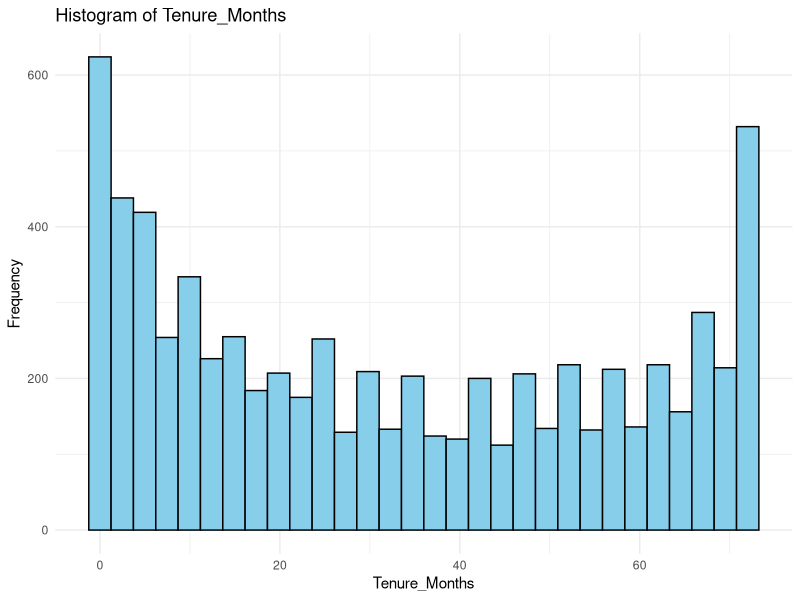
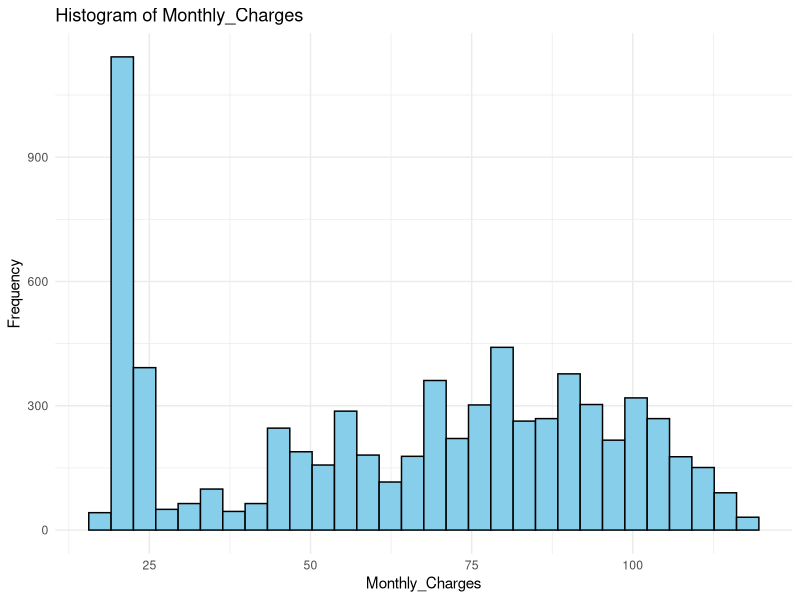
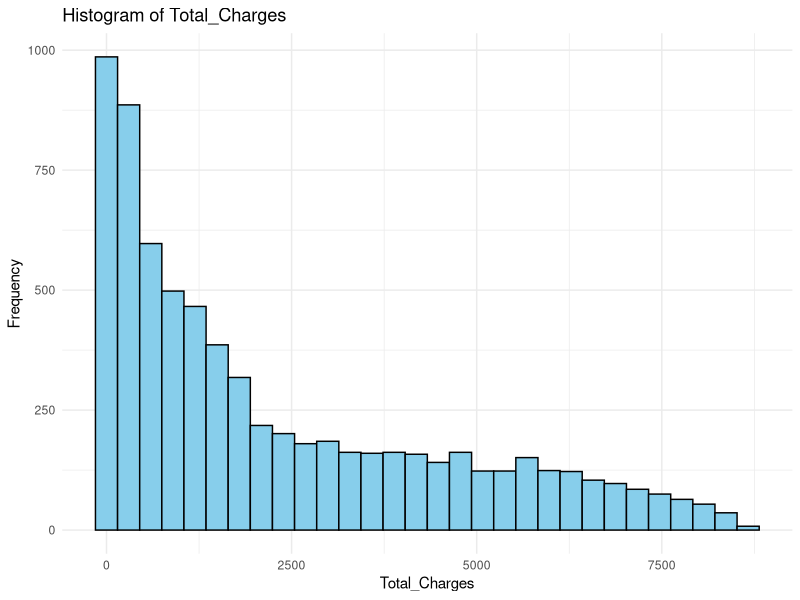
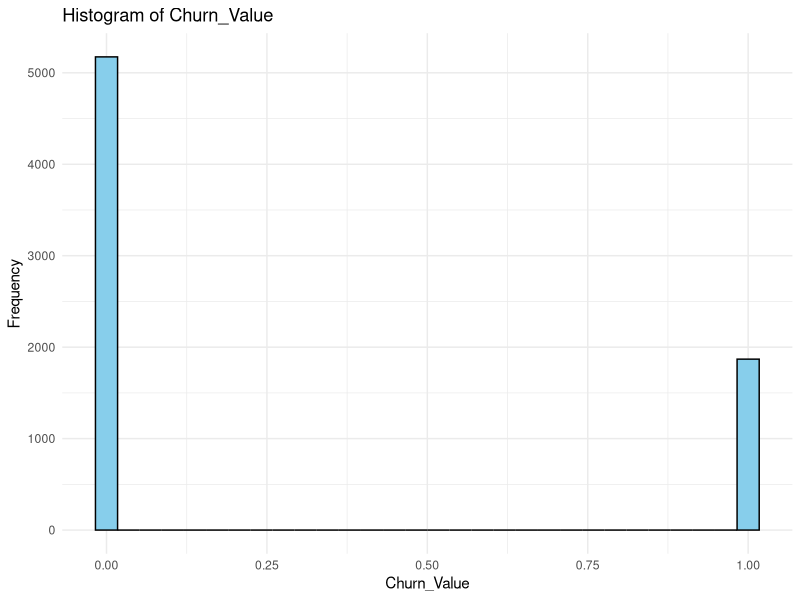
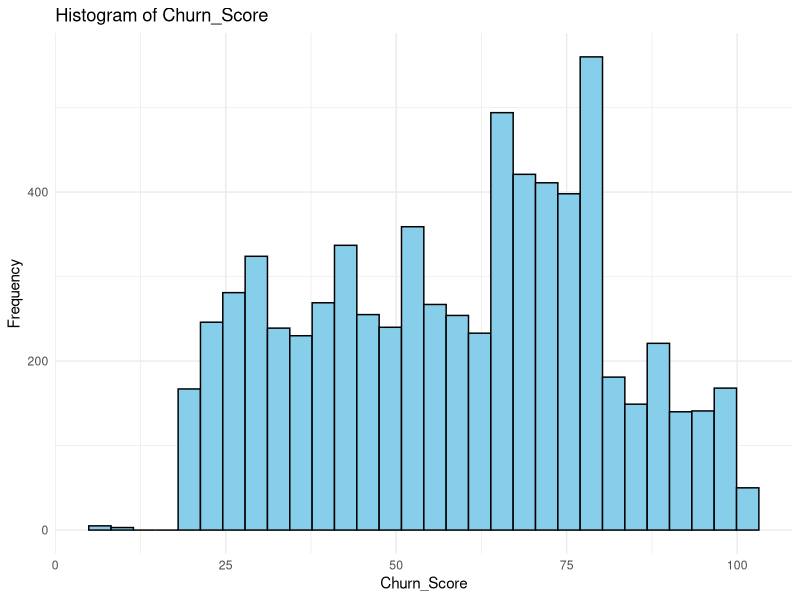
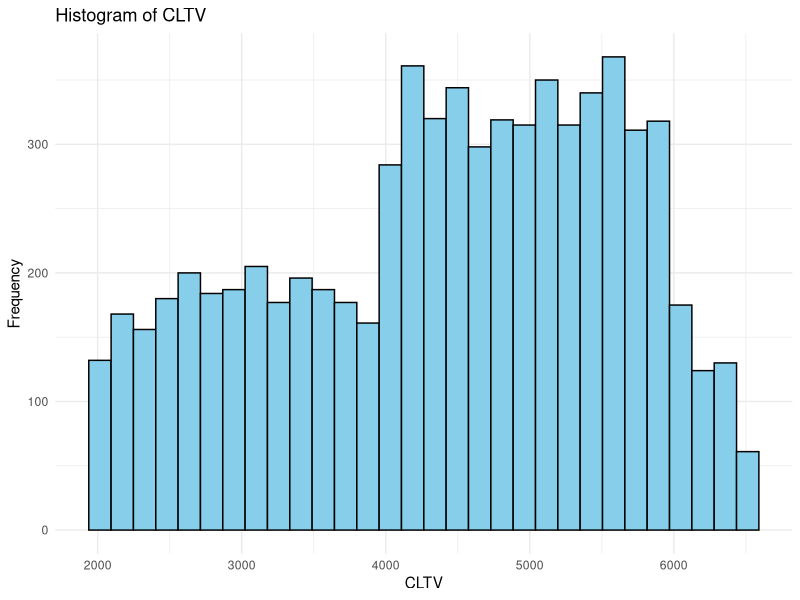
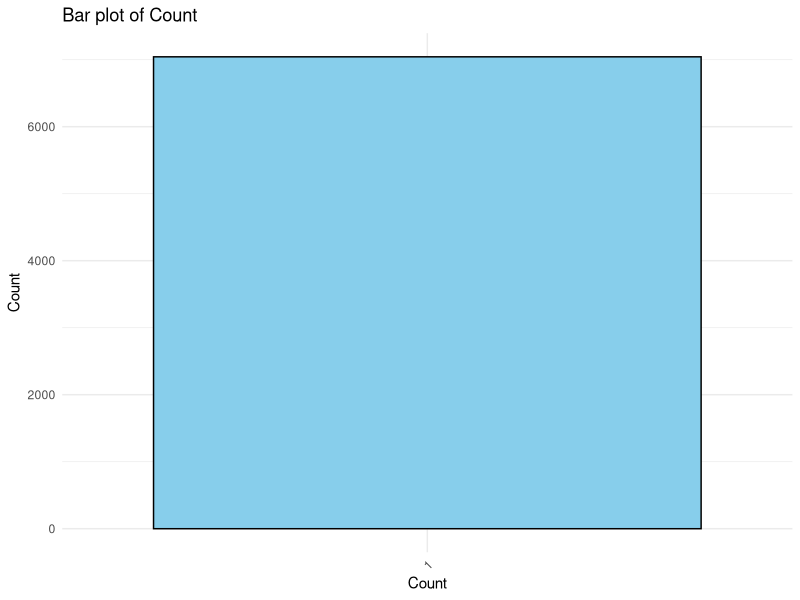
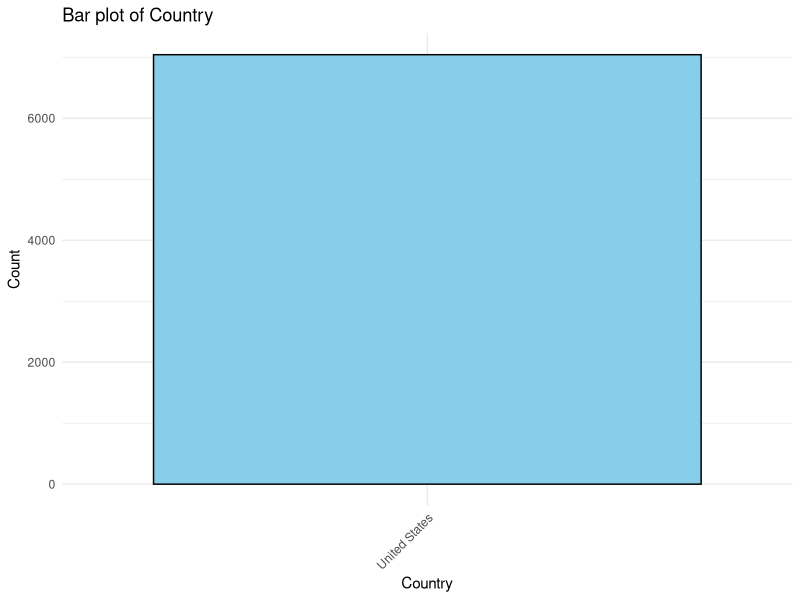

Source code (R) for these figures, in order: (Note: this script raises an error after producing the figures.)
# Load dataset
churn_data <- read.csv("data/Telco_customer_churn.csv", colClasses = c(
  CustomerID = "character",
  Count = "factor",
  Country = "factor",
  State = "factor",
  City = "factor",
  Zip_Code = "factor",
  Lat_Long = "character",
  Latitude = "numeric",
  Longitude = "numeric",
  Gender = "factor",
  Senior_Citizen = "factor",
  Partner = "factor",
  Dependents = "factor",
  Tenure_Months = "numeric",
  Phone_Service = "factor",
  Multiple_Lines = "factor",
  Internet_Service = "factor",
  Online_Security = "factor",
  Online_Backup = "factor",
  Device_Protection = "factor",
  Tech_Support = "factor",
  Streaming_TV = "factor",
  Streaming_Movies = "factor",
  Contract = "factor",
  Paperless_Billing = "factor",
  Payment_Method = "factor",
  Monthly_Charges = "numeric",
  Total_Charges = "numeric",
  Churn_Label = "factor",
  Churn_Value = "numeric",
  Churn_Score = "numeric",
  CLTV = "numeric",
  Churn_Reason = "factor"
))

# Display the structure of the dataset
str(churn_data)

# View the first few rows of the dataset
head(churn_data)

View(churn_data)

#Measures of Frequency
# Load dataset (assuming it's already loaded as churn_data)

# Define categorical variables
categorical_vars <- c("Count", "Country", "State", "City", "Zip_Code", 
                      "Gender", "Senior_Citizen", "Partner", "Dependents",
                      "Phone_Service", "Multiple_Lines", "Internet_Service",
                      "Online_Security", "Online_Backup", "Device_Protection",
                      "Tech_Support", "Streaming_TV", "Streaming_Movies",
                      "Contract", "Paperless_Billing", "Payment_Method",
                      "Churn_Label", "Churn_Reason")

# Generate measures of frequency for each categorical variable
for (var in categorical_vars) {
  cat(paste("Frequency table for variable:", var, "\n"))
  print(table(churn_data[[var]]))
  cat("\n")
}

# Measures of central tendency
# Define numerical variables
numerical_vars <- c("Tenure_Months", "Monthly_Charges", "Total_Charges", 
                    "Churn_Value", "Churn_Score", "CLTV")

# Generate measures of central tendency for each numerical variable
for (var in numerical_vars) {
  cat(paste("Measures of central tendency for variable:", var, "\n"))
  print(summary(churn_data[[var]]))
  cat("\n")
}

#Measures of Distribution

# Load required package
library(e1071)

# Define numerical variables
numerical_vars <- c("Tenure_Months", "Monthly_Charges", "Total_Charges", 
                    "Churn_Value", "Churn_Score", "CLTV")

# Generate measures of distribution for each numerical variable
for (var in numerical_vars) {
  cat(paste("Measures of distribution for variable:", var, "\n"))
  cat("Skewness:", skewness(churn_data[[var]]), "\n")
  cat("Kurtosis:", kurtosis(churn_data[[var]]), "\n")
  cat("\n")
}

# Measures of Relationship

# Load required package
library(MASS)  # For the chi-square test

# Define variables
numerical_vars <- c("Tenure_Months", "Monthly_Charges", "Total_Charges", 
                    "Churn_Value", "Churn_Score", "CLTV")

categorical_vars <- c("Count", "Country", "State", "City", "Zip_Code", 
                      "Gender", "Senior_Citizen", "Partner", "Dependents",
                      "Phone_Service", "Multiple_Lines", "Internet_Service",
                      "Online_Security", "Online_Backup", "Device_Protection",
                      "Tech_Support", "Streaming_TV", "Streaming_Movies",
                      "Contract", "Paperless_Billing", "Payment_Method",
                      "Churn_Label", "Churn_Reason")

# Compute measures of relationship for numerical variables (correlation)
cat("Correlation coefficients for numerical variables:\n")
correlation_matrix <- cor(churn_data[, numerical_vars])
print(correlation_matrix)

# Compute measures of relationship for categorical variables (chi-square test)
for (var in categorical_vars) {
  cat(paste("Chi-square test for variable:", var, "\n"))
  cross_tab <- table(churn_data[[var]], churn_data$Churn_Label)
  chi_square_test <- chisq.test(cross_tab)
  print(chi_square_test)
  cat("\n")
}

# ANOVA
# Define the categorical variable (factor)
categorical_var <- "Contract"  

# Define the numerical variable (response)
numerical_var <- "Monthly_Charges"  

# Perform ANOVA
anova_result <- aov(churn_data[[numerical_var]] ~ churn_data[[categorical_var]])

# Summarize ANOVA results
summary(anova_result)

#Univariate Plots

# Load required packages
library(ggplot2)  # For creating plots

# Define numerical and categorical variables
numerical_vars <- c("Tenure_Months", "Monthly_Charges", "Total_Charges", 
                    "Churn_Value", "Churn_Score", "CLTV")

categorical_vars <- c("Count", "Country", "State", "City", "Zip_Code", 
                      "Gender", "Senior_Citizen", "Partner", "Dependents",
                      "Phone_Service", "Multiple_Lines", "Internet_Service",
                      "Online_Security", "Online_Backup", "Device_Protection",
                      "Tech_Support", "Streaming_TV", "Streaming_Movies",
                      "Contract", "Paperless_Billing", "Payment_Method",
                      "Churn_Label", "Churn_Reason")

# Create univariate plots for numerical variables (histograms)
for (var in numerical_vars) {
  ggplot(churn_data, aes(x = !!as.name(var))) +
    geom_histogram(fill = "skyblue", color = "black", bins = 30) +
    labs(title = paste("Histogram of", var),
         x = var, y = "Frequency") +
    theme_minimal()
  ggsave(paste("histogram_", var, ".png", sep = ""), width = 6, height = 4, dpi = 300)
}

# Create univariate plots for categorical variables (bar plots)
for (var in categorical_vars) {
  ggplot(churn_data, aes(x = !!as.name(var))) +
    geom_bar(fill = "skyblue", color = "black") +
    labs(title = paste("Bar plot of", var),
         x = var, y = "Count") +
    theme_minimal() +
    theme(axis.text.x = element_text(angle = 45, hjust = 1))
  ggsave(paste("barplot_", var, ".png", sep = ""), width = 6, height = 4, dpi = 300)
}

# Multivariate Plots
# Create scatter plots for combinations of numerical variables
for (i in 1:length(numerical_vars)) {
  for (j in (i + 1):length(numerical_vars)) {
    var1 <- numerical_vars[i]
    var2 <- numerical_vars[j]
    ggplot(churn_data, aes(x = !!as.name(var1), y = !!as.name(var2))) +
      geom_point(color = "skyblue", alpha = 0.7) +
      labs(title = paste("Scatter plot of", var1, "vs", var2),
           x = var1, y = var2) +
      theme_minimal()
    ggsave(paste("scatter_", var1, "_vs_", var2, ".png", sep = ""), width = 6, height = 4, dpi = 300)
  }
}

# Create box plots for combinations of numerical and categorical variables
for (num_var in numerical_vars) {
  for (cat_var in categorical_vars) {
    ggplot(churn_data, aes(x = !!as.name(cat_var), y = !!as.name(num_var))) +
      geom_boxplot(fill = "skyblue", color = "black") +
      labs(title = paste("Box plot of", num_var, "by", cat_var),
           x = cat_var, y = num_var) +
      theme_minimal() +
      theme(axis.text.x = element_text(angle = 45, hjust = 1))
    ggsave(paste("boxplot_", num_var, "_by_", cat_var, ".png", sep = ""), width = 6, height = 4, dpi = 300)
  }
}
